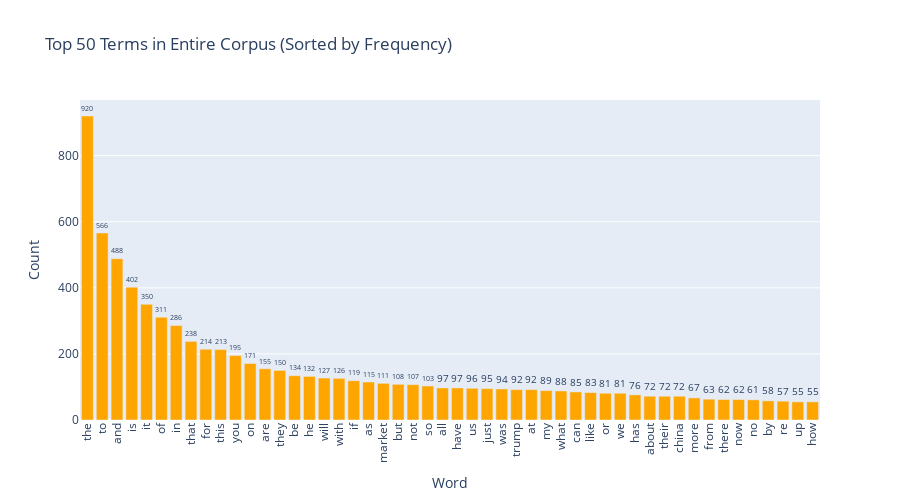

Source (notebook cell):
### Code cell
#Exercise 14

# Compute term frequencies across the entire corpus
term_frequencies = np.array(X_counts.sum(axis=0)).flatten()

# Only select the top 50 terms
top_n = 50
top_indices = np.argsort(term_frequencies)[-top_n:]  # indices of top 50 terms
top_terms = count_vect.get_feature_names_out()[top_indices]
top_counts = term_frequencies[top_indices]

# Create DataFrame
df_top = pd.DataFrame({
    'Term': top_terms,
    'Frequency': top_counts
})

# Sort by decreasing frequency
df_top = df_top.sort_values(by='Frequency', ascending=False)

# Interactive bar chart
fig = px.bar(df_top, x='Term', y='Frequency',
             title=f'Top {top_n} Terms in Entire Corpus (Sorted by Frequency)',
             text='Frequency',
             labels={'Frequency':'Count', 'Term':'Word'})

# Layout adjustments
fig.update_traces(marker_color='orange', textposition='outside')
fig.update_layout(xaxis_tickangle=-90, width=900, height=500)
fig.show()

### Figure 1 — Plotly figure (JSON) as saved in the notebook; plotly's stock layout.template omitted (floating-point values rounded to 4 significant figures)
{"data": [{"hovertemplate": "Word=%{x}<br>Count=%{text}<extra></extra>", "legendgroup": "", "marker": {"color": "orange", "pattern": {"shape": ""}}, "name": "", "orientation": "v", "showlegend": false, "text": [920.0, 566.0, 488.0, 402.0, 350.0, 311.0, 286.0, 238.0, 214.0, 213.0, 195.0, 171.0, 155.0, 150.0, 134.0, 132.0, 127.0, 126.0, 119.0, 115.0, 111.0, 108.0, 107.0, 103.0, 97.0, 97.0, 96.0, 95.0, 94.0, 92.0, 92.0, 89.0, 88.0, 85.0, 83.0, 81.0, 81.0, 76.0, 72.0, 72.0, 72.0, 67.0, 63.0, 62.0, 62.0, 61.0, 58.0, 57.0, 55.0, 55.0], "textposition": "outside", "type": "bar", "x": ["the", "to", "and", "is", "it", "of", "in", "that", "for", "this", "you", "on", "are", "they", "be", "he", "will", "with", "if", "as", "market", "but", "not", "so", "all", "have", "us", "just", "was", "trump", "at", "my", "what", "can", "like", "or", "we", "has", "about", "their", "china", "more", "from", "there", "now", "no", "by", "re", "up", "how"], "xaxis": "x", "y": [920, 566, 488, 402, 350, 311, 286, 238, 214, 213, 195, 171, 155, 150, 134, 132, 127, 126, 119, 115, 111, 108, 107, 103, 97, 97, 96, 95, 94, 92, 92, 89, 88, 85, 83, 81, 81, 76, 72, 72, 72, 67, 63, 62, 62, 61, 58, 57, 55, 55], "yaxis": "y"}], "layout": {"barmode": "relative", "height": 500, "legend": {"tracegroupgap": 0}, "title": {"text": "Top 50 Terms in Entire Corpus (Sorted by Frequency)"}, "width": 900, "xaxis": {"anchor": "y", "domain": [0, 1], "tickangle": -90, "title": {"text": "Word"}}, "yaxis": {"anchor": "x", "domain": [0, 1], "title": {"text": "Count"}}}}
